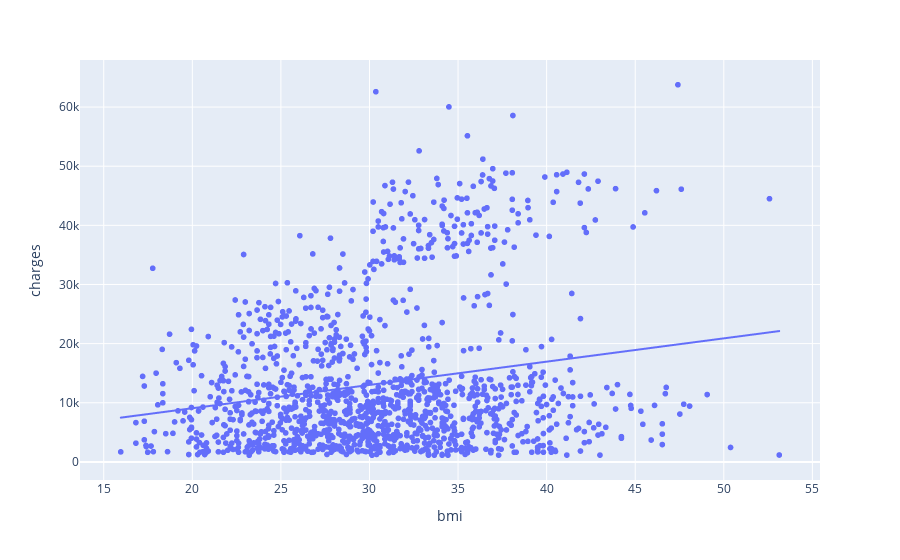

The notebook cell this image was saved under:
### Markdown cell above
The scatterplot above suggests that [body mass index](https://en.wikipedia.org/wiki/Body_mass_index) (BMI) and insurance charges are **positively correlated**, where customers with higher BMI typically also tend to pay more in insurance costs. (This pattern makes sense, since high BMI is typically associated with higher risk of chronic disease.)

To double-check the strength of this relationship, you might like to add a **regression line**, or the line that best fits the data.

### Code cell
fig7 = px.scatter(
    insurance_data, 
    x=insurance_data["bmi"], 
    y=insurance_data["charges"],
    trendline="ols")
fig7.show()

### Figure 1 — Plotly figure (JSON) as saved in the notebook; plotly's stock layout.template omitted (floating-point values rounded to 4 significant figures; data arrays with more than 128 entries replaced by an {"elided": "..."} marker saying what was removed)
{"data": [{"hovertemplate": "bmi=%{x}<br>charges=%{y}<extra></extra>", "legendgroup": "", "marker": {"color": "#636efa", "symbol": "circle"}, "mode": "markers", "name": "", "showlegend": false, "type": "scattergl", "x": {"elided": "1338 float values"}, "xaxis": "x", "y": {"elided": "1338 float values"}, "yaxis": "y"}, {"hovertemplate": "<b>OLS trendline</b><br>charges = 393.873 * bmi + 1192.94<br>R<sup>2</sup>=0.039339<br><br>bmi=%{x}<br>charges=%{y} <b>(trend)</b><extra></extra>", "legendgroup": "", "marker": {"color": "#636efa", "symbol": "circle"}, "mode": "lines", "name": "", "showlegend": false, "type": "scattergl", "x": {"elided": "1338 float values"}, "xaxis": "x", "y": {"elided": "1338 float values"}, "yaxis": "y"}], "layout": {"legend": {"tracegroupgap": 0}, "margin": {"t": 60}, "xaxis": {"anchor": "y", "domain": [0, 1], "title": {"text": "bmi"}}, "yaxis": {"anchor": "x", "domain": [0, 1], "title": {"text": "charges"}}}}
